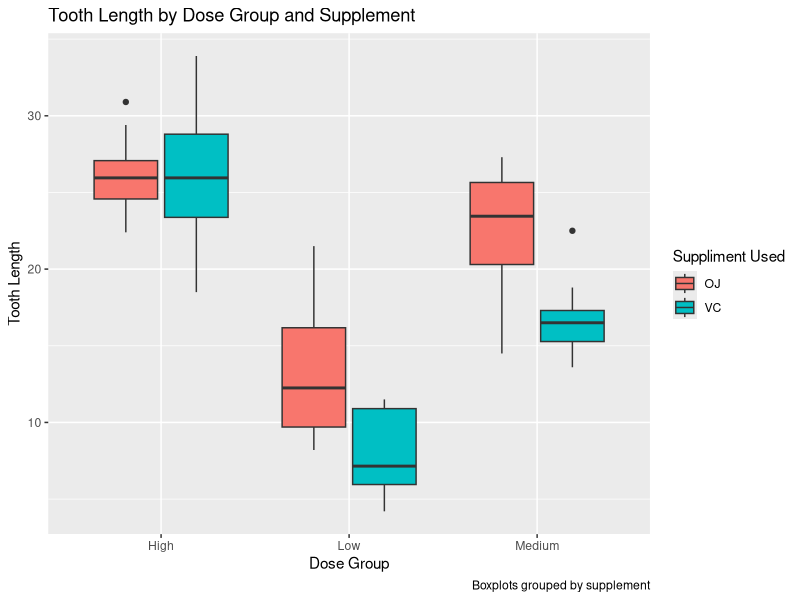
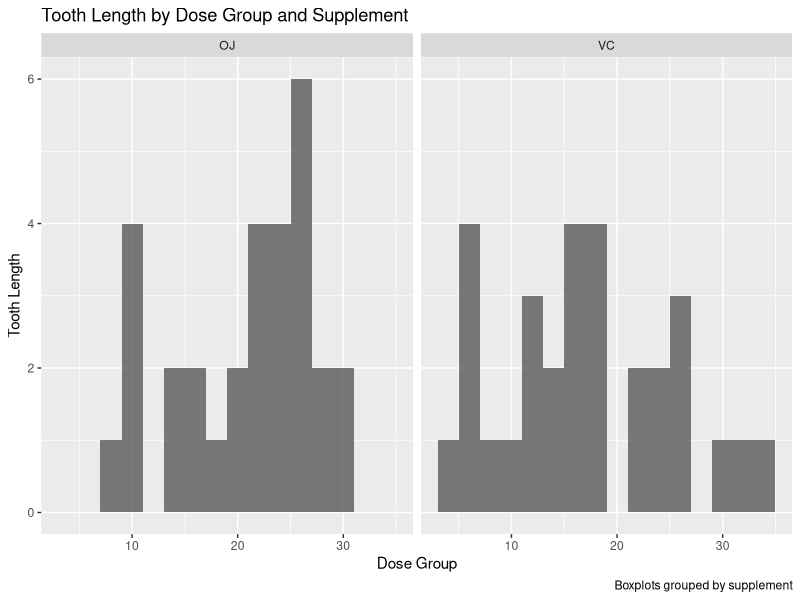
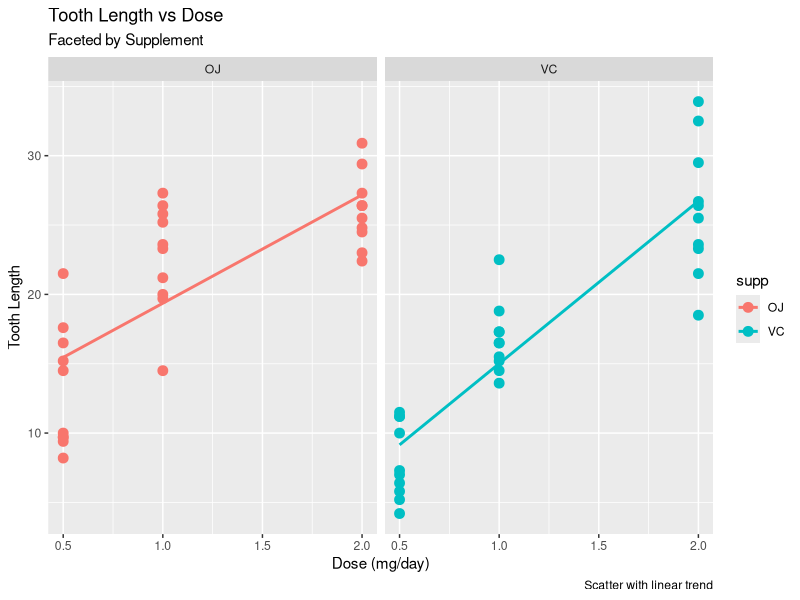

These charts were generated, in order, by the following R code:
## ---- chunk 1
data(ToothGrowth)
library(ggplot2)
library(dplyr)

library(dplyr)
## ---- chunk 2
#First I want to create a new column for the data that shows the dosage as low, medium or high. This uses the verb mutate and case when
tooth_data <- ToothGrowth %>%
 mutate(Level = case_when(
    dose == 0.5 ~ "Low",
    dose == 1.0 ~ "Medium",
    dose == 2.0 ~ "High"
 ))
tooth_data
## ---- chunk 3
#Then I want to summairze the mean, median, standard deviation and count the number of observations for each doage group and each treatment. This will allow me to use group by an summarize.

tooth_sum <- tooth_data %>%
    group_by(supp, Level) %>%
      summarise(
    Mean = mean(len),
    SD = sd(len),
    Median = median(len),
    n = n(),
  )

 print(tooth_sum) 
## ---- chunk 4
#Finally I want to run a t-test between the high group only. I will filter out my data set to only include these two groups, using my last dplyr verb:filter

t_test_data <- tooth_data %>%
    filter(Level == "High")

results <- t.test(len ~ supp, data = t_test_data)   

 print(results)

 #the bib would be useful here to show the use of the high group as the most important
## ---- chunk 5
#Boxplot showing the different levels and the different treatment options
ggplot(tooth_data, aes(x = Level, y = len, fill = supp)) +
  geom_boxplot() +
  labs(
    title = "Tooth Length by Dose Group and Supplement",
    x = "Dose Group",
    y = "Tooth Length",
    caption = "Boxplots grouped by supplement",
    fill = "Suppliment Used"
  )
## ---- chunk 6
#Histogram of all lengths facted by the suppliment used

#change this up a little more!
ggplot(tooth_data, aes(x = len)) +
facet_wrap(~supp)+
  geom_histogram(binwidth = 2, alpha = 0.8, position = "identity") +
  labs(
    title = "Tooth Length by Dose Group and Supplement",
    x = "Dose Group",
    y = "Tooth Length",
    caption = "Boxplots grouped by supplement",
    fill = "Suppliment Used"
  )
## ---- chunk 7
#Scatterplot, need to change this around a little!
ggplot(ToothGrowth, aes(x = dose, y = len, color = supp)) +
  geom_point(size = 3) +
  geom_smooth(method = "lm", se = FALSE) +
  facet_wrap(~ supp) +
  labs(
    title = "Tooth Length vs Dose",
    subtitle = "Faceted by Supplement",
    x = "Dose (mg/day)",
    y = "Tooth Length",
    caption = "Scatter with linear trend"
  )

